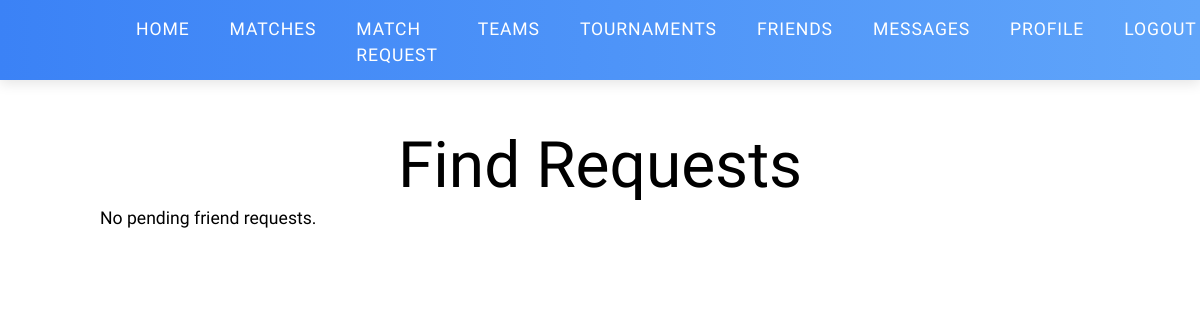
The page /chat/manage_friend_requests/ (signed in) on the database as committed earlier.
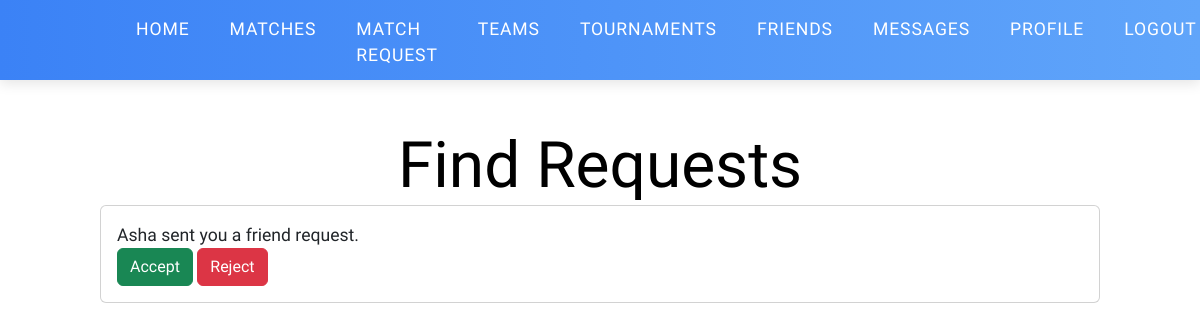
The same page on the database as committed later.
### chat/models.py (models this page shows)
class FriendRequest(models.Model):
    from_user = models.ForeignKey(User, related_name='sent_requests', on_delete=models.CASCADE)
    to_user = models.ForeignKey(User, related_name='received_requests', on_delete=models.CASCADE)
    timestamp = models.DateTimeField(auto_now_add=True)
    status = models.CharField(max_length=10, choices=[('pending', 'Pending'), ('accepted', 'Accepted'), ('rejected', 'Rejected')], default='pending')
    class Meta:
        unique_together = ('from_user', 'to_user')

### chat/views.py (the view)
# urls.py: path('manage_friend_requests/', views.manage_friend_requests, name='manage_friend_requests'),
@login_required
def manage_friend_requests(request):
    received_requests = FriendRequest.objects.filter(to_user=request.user, status='pending')
    return render(request, 'chat/manage_friend_requests.html', {'requests': received_requests})

### templates/chat/manage_friend_requests.html (shortened to what this page needs)
{% include 'navbar.html' %}
{% block content %}
<div class="container mt-5">
    <h2 style="color:black;font-size:4rem;" align="center"><strong>Find Requests</strong></h2>
    {% if requests %}
        {% for request in requests %}
            <div class="card mb-3">
                <div class="card-body">
                    <p>{{ request.from_user.username }} sent you a friend request.</p>
                    <form method="post" action="{% url 'chat:respond_friend_request' request.id %}">
                        <button type="submit" name="action" value="accept" class="btn btn-success">Accept</button>
                        <button type="submit" name="action" value="reject" class="btn btn-danger">Reject</button>
                    </form>
                </div>
            </div>
        {% endfor %}
    {% else %}
        <p style="color:black;">No pending friend requests.</p>
    {% endif %}
</div>
{% endblock %}

Rows that differ between the two databases and show on the page:
added FriendRequest: from_user.username "Asha"
Other text that changed with them:
text no longer shown: "No pending friend requests."
